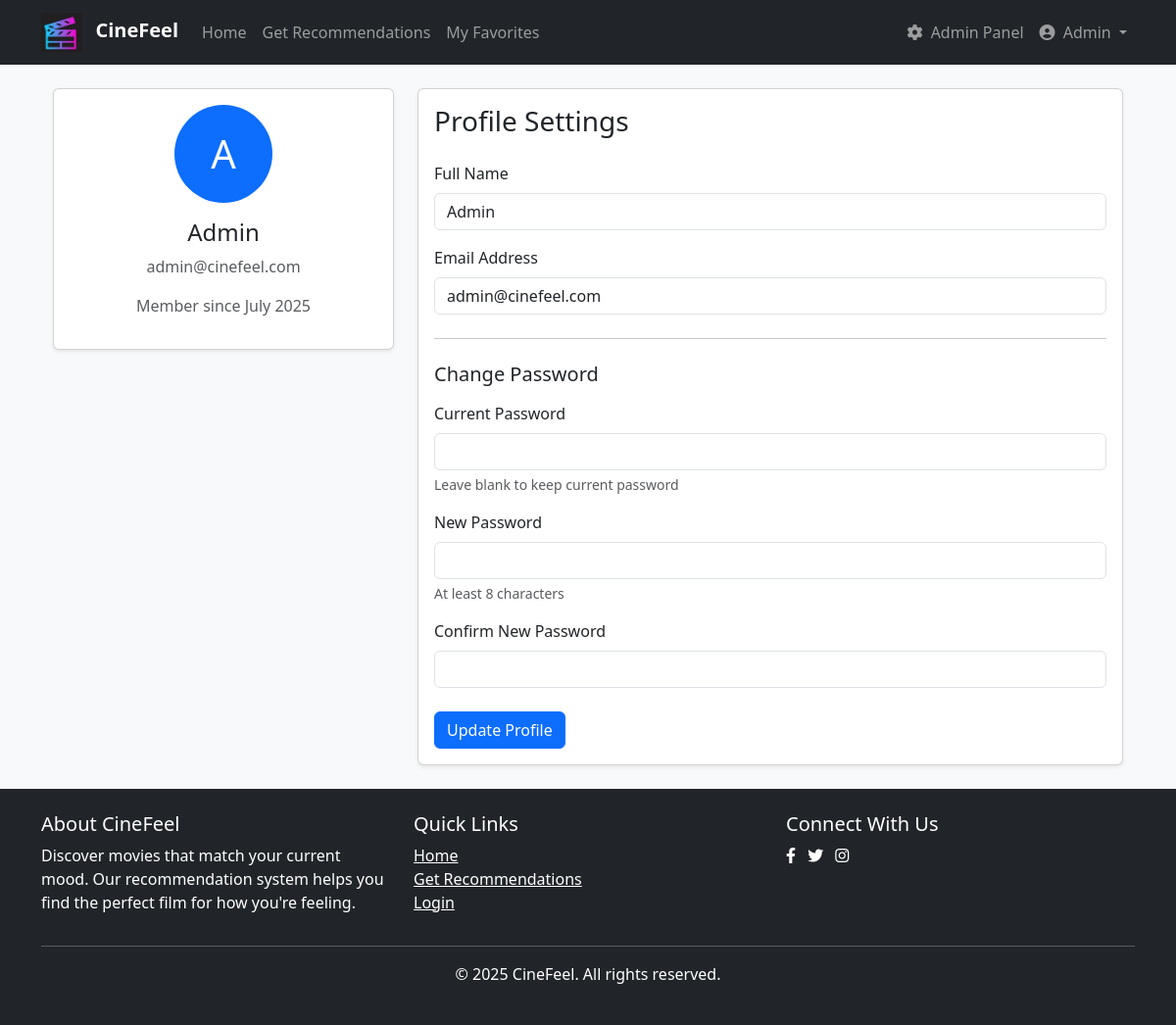
The app's page /profile.php (signed in) with its own data.
### tables this page shows
CREATE TABLE `users` (
  `user_id` int(11) NOT NULL,
  `name` varchar(100) NOT NULL,
  `email` varchar(100) NOT NULL,
  `password` varchar(255) NOT NULL,
  `role` enum('user','admin') DEFAULT 'user',
  `created_at` timestamp NOT NULL DEFAULT current_timestamp()
);

### includes/auth.php (called while the page is built, shortened)
<?php
require_once __DIR__ . '/config.php';
if (!function_exists('isLoggedIn')) {
    function isLoggedIn() {
        return isset($_SESSION['user_id']);
    }
}
if (!function_exists('getCurrentUser')) {
    function getCurrentUser() {
        global $pdo;
        $stmt = $pdo->prepare("SELECT * FROM users WHERE user_id = ?");
        $stmt->execute([$_SESSION['user_id']]);
        return $stmt->fetch();
    }
}

### profile.php (the view, shortened to what this page needs)
<?php
require_once 'includes/config.php';
require_once 'includes/auth.php';
$user = getCurrentUser();
require_once 'includes/header.php';
?>
<div class="container">
    <div class="row">
        <div class="col-md-4 mb-4">
            <div class="card shadow-sm">
                <div class="card-body text-center">
                    <div class="avatar-placeholder bg-primary text-white rounded-circle mx-auto mb-3"
                         style="width: 100px; height: 100px; line-height: 100px; font-size: 2.5rem;">
                        <?php echo strtoupper(substr($user['name'], 0, 1)); ?>
                    </div>
                    <h4><?php echo htmlspecialchars($user['name']); ?></h4>
                    <p class="text-muted"><?php echo htmlspecialchars($user['email']); ?></p>
                    <p class="text-muted">Member since <?php echo date('F Y', strtotime($user['created_at'])); ?></p>
                </div>
            </div>
        </div>
        <div class="col-md-8">
            <div class="card shadow-sm">
                <div class="card-body">
                    <h3 class="card-title mb-4">Profile Settings</h3>
                    <form method="POST">
                        <div class="mb-3">
                            <label for="name" class="form-label">Full Name</label>
                            <input type="text" class="form-control" id="name" name="name"
                                   value="<?php echo htmlspecialchars($user['name']); ?>" required>
                        </div>
                        <div class="mb-3">
                            <label for="email" class="form-label">Email Address</label>
                            <input type="email" class="form-control" id="email" name="email"
                                   value="<?php echo htmlspecialchars($user['email']); ?>" required>
                        </div>
                        <hr class="my-4">
                        <h5 class="mb-3">Change Password</h5>
                        <div class="mb-3">
                            <label for="current_password" class="form-label">Current Password</label>
                            <input type="password" class="form-control" id="current_password" name="current_password">
                            <div class="form-text">Leave blank to keep current password</div>
                        </div>
                        <div class="mb-3">
                            <label for="new_password" class="form-label">New Password</label>
                            <input type="password" class="form-control" id="new_password" name="new_password">
                            <div class="form-text">At least 8 characters</div>
                        </div>
                        <div class="mb-4">
                            <label for="confirm_password" class="form-label">Confirm New Password</label>
                            <input type="password" class="form-control" id="confirm_password" name="confirm_password">
                        </div>
                        <button type="submit" name="update_profile" class="btn btn-primary">Update Profile</button>
                    </form>
                </div>
            </div>
        </div>
    </div>
</div>
<?php require_once 'includes/footer.php'; ?>

### assets/css/style.css (style rules this page uses)
:root { --primary-color: #6c5ce7; --secondary-color: #a29bfe; --dark-color: #2d3436; --light-color: #f5f6fa; --success-color: #00b894; --danger-color: #d63031; --warning-color: #fdcb6e; --info-color: #0984e3; --font-stack: 'Segoe UI', Tahoma, Geneva, Verdana, sans-serif; }
body { font-family: var(--font-stack); background-color: #f8f9fa; color: var(--dark-color); scroll-behavior: smooth; }

### records on screen
users: name "A", name "Admin", email "admin@cinefeel.com", created_at "July 2025"

### other values on screen
$_SESSION['name'] "Admin"
